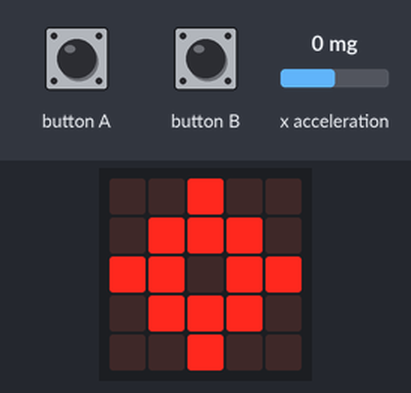
Simulated run of this program. Board: BBC micro:bit running MicroPython. On the bench: the board's 5×5 LED display. The inputs (shaded band) are chosen by the test bench; at power-on: x acceleration 0 mg.

Above: at 1.2 s.
1.3 s: button A pressed for 0.15 s
At 2.2 s:
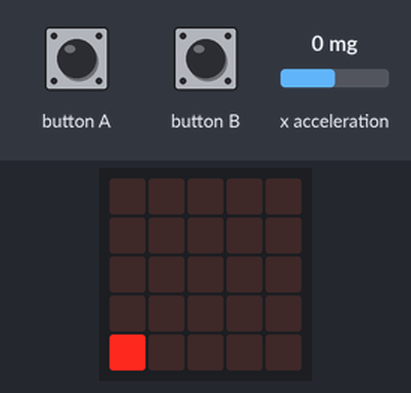
2.9 s: x acceleration set to 90 mg
4.4 s: x acceleration set to 110 mg
At 5.7 s:
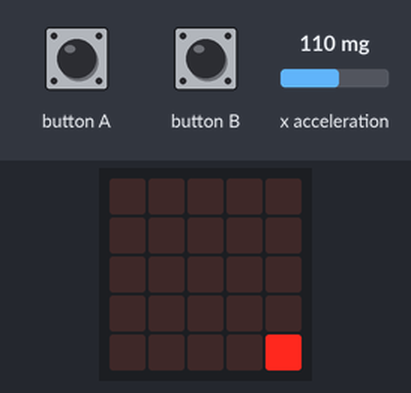
6.1 s: x acceleration set to -1440 mg
At 6.17 s:
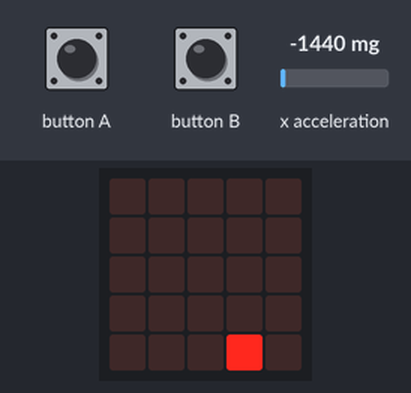
7.8 s: x acceleration set to 750 mg
At 7.82 s:
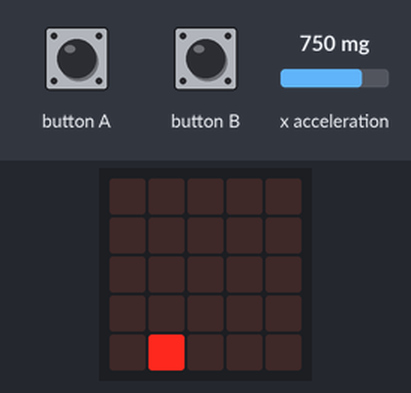
Timing chart, 0 to 10.8 s (numbered marks = the images above; inputs shaded):
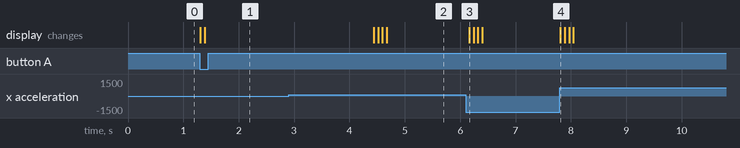

The program:

03_move_ship.py
```python
from microbit import *

GAME_SPEED = 75

class Game:

    def __init__(self):
        self.ship_position = 2

    def player_input(self):
            acceleration = accelerometer.get_x()
            if acceleration < 100:
                if self.ship_position > 0:
                    self.ship_position -= 1
            if acceleration > 100:
                if self.ship_position < 4:
                    self.ship_position += 1

    def draw(self):
        display.clear()

        display.set_pixel(self.ship_position, 4, 9)

while True:

    display.show(Image.TARGET)
    # Wait for either button to be pressed.
    while not (button_a.was_pressed() or button_b.was_pressed()):
        sleep(1)

    game = Game() # Create our game object.

    while True:
        game.player_input()
        game.draw()
        sleep(GAME_SPEED)
```

Measured:
- the behaviour switches between 100 and 101 mg on x acceleration (found by bisection; images 1 and 2)
- after the input at 1.3 s, the display: first changes at once (image 1 shows a later state)
- after the input at 2.9 s, every drawn part: stays the same
- after the input at 4.4 s, the display: first changes at once (image 2 shows a later state)
- after the input at 6.1 s, the display: changes after 0.06 s (image 3)
- after the input at 7.8 s, the display: changes at once (image 4)
